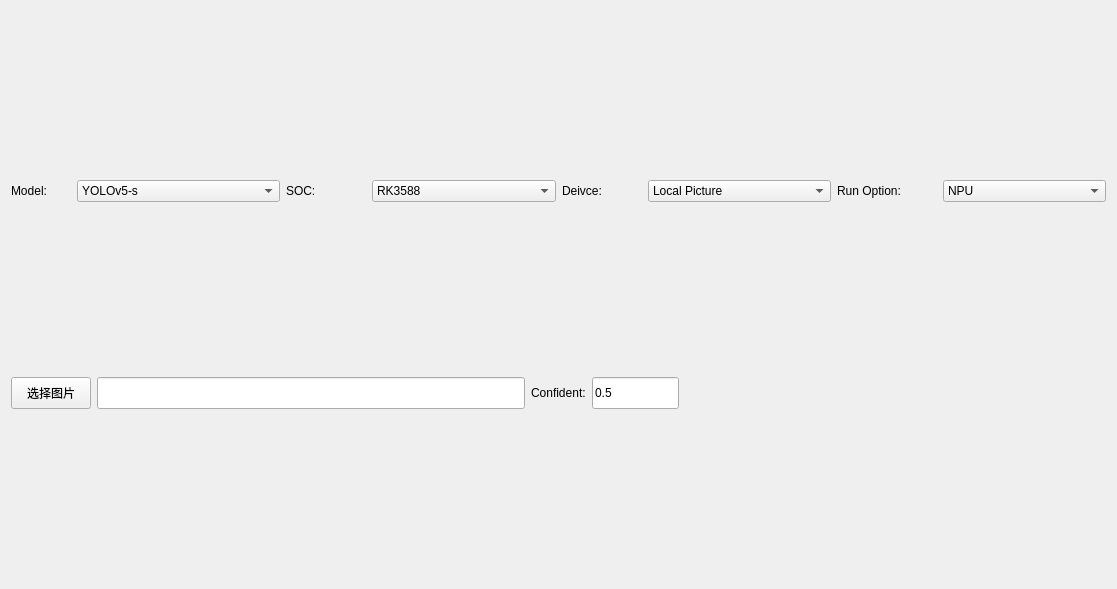
<?xml version="1.0" encoding="UTF-8"?>
<ui version="4.0">
 <class>FaceDetection</class>
 <widget class="QWidget" name="FaceDetection">
  <property name="geometry">
   <rect>
    <x>0</x>
    <y>0</y>
    <width>1117</width>
    <height>589</height>
   </rect>
  </property>
  <property name="windowTitle">
   <string>Form</string>
  </property>
  <layout class="QGridLayout" name="gridLayout">
   <item row="0" column="0">
    <layout class="QHBoxLayout" name="horizontalLayout_6">
     <item>
      <layout class="QHBoxLayout" name="horizontalLayout">
       <item>
        <widget class="QLabel" name="label">
         <property name="maximumSize">
          <size>
           <width>60</width>
           <height>16777215</height>
          </size>
         </property>
         <property name="text">
          <string>Model:</string>
         </property>
        </widget>
       </item>
       <item>
        <widget class="QComboBox" name="comboBoxModel">
         <item>
          <property name="text">
           <string>YOLOv5-s</string>
          </property>
         </item>
         <item>
          <property name="text">
           <string>YOLOv7-tiny</string>
          </property>
         </item>
         <item>
          <property name="text">
           <string>YOLOX-s</string>
          </property>
         </item>
        </widget>
       </item>
      </layout>
     </item>
     <item>
      <layout class="QHBoxLayout" name="horizontalLayout_4">
       <item>
        <widget class="QLabel" name="label_4">
         <property name="maximumSize">
          <size>
           <width>80</width>
           <height>16777215</height>
          </size>
         </property>
         <property name="text">
          <string>SOC:</string>
         </property>
        </widget>
       </item>
       <item>
        <widget class="QComboBox" name="comboBoxDevice_2">
         <item>
          <property name="text">
           <string>RK3588</string>
          </property>
         </item>
         <item>
          <property name="text">
           <string>RK3568</string>
          </property>
         </item>
        </widget>
       </item>
      </layout>
     </item>
     <item>
      <layout class="QHBoxLayout" name="horizontalLayout_2">
       <item>
        <widget class="QLabel" name="label_2">
         <property name="maximumSize">
          <size>
           <width>80</width>
           <height>16777215</height>
          </size>
         </property>
         <property name="text">
          <string>Deivce:</string>
         </property>
        </widget>
       </item>
       <item>
        <widget class="QComboBox" name="comboBoxDevice">
         <item>
          <property name="text">
           <string>Local Picture</string>
          </property>
         </item>
         <item>
          <property name="text">
           <string>Camera</string>
          </property>
         </item>
        </widget>
       </item>
      </layout>
     </item>
     <item>
      <layout class="QHBoxLayout" name="horizontalLayout_3">
       <item>
        <widget class="QLabel" name="label_3">
         <property name="maximumSize">
          <size>
           <width>100</width>
           <height>16777215</height>
          </size>
         </property>
         <property name="text">
          <string>Run Option:</string>
         </property>
        </widget>
       </item>
       <item>
        <widget class="QComboBox" name="comboBoxOption">
         <item>
          <property name="text">
           <string>NPU</string>
          </property>
         </item>
         <item>
          <property name="text">
           <string>CPU</string>
          </property>
         </item>
        </widget>
       </item>
      </layout>
     </item>
    </layout>
   </item>
   <item row="1" column="0">
    <layout class="QHBoxLayout" name="horizontalLayout_7">
     <item>
      <widget class="QPushButton" name="pushButtonStart">
       <property name="minimumSize">
        <size>
         <width>0</width>
         <height>32</height>
        </size>
       </property>
       <property name="maximumSize">
        <size>
         <width>120</width>
         <height>16777215</height>
        </size>
       </property>
       <property name="text">
        <string>选择图片</string>
       </property>
      </widget>
     </item>
     <item>
      <widget class="QLineEdit" name="lineEditInput">
       <property name="minimumSize">
        <size>
         <width>0</width>
         <height>32</height>
        </size>
       </property>
       <property name="readOnly">
        <bool>true</bool>
       </property>
      </widget>
     </item>
     <item>
      <widget class="QLabel" name="label_7">
       <property name="text">
        <string>Confident:</string>
       </property>
      </widget>
     </item>
     <item>
      <widget class="QLineEdit" name="lineEditInputConf">
       <property name="minimumSize">
        <size>
         <width>0</width>
         <height>32</height>
        </size>
       </property>
       <property name="maximumSize">
        <size>
         <width>87</width>
         <height>16777215</height>
        </size>
       </property>
       <property name="text">
        <string>0.5</string>
       </property>
       <property name="readOnly">
        <bool>false</bool>
       </property>
      </widget>
     </item>
     <item>
      <spacer name="horizontalSpacer">
       <property name="orientation">
        <enum>Qt::Horizontal</enum>
       </property>
       <property name="sizeHint" stdset="0">
        <size>
         <width>40</width>
         <height>20</height>
        </size>
       </property>
      </spacer>
     </item>
    </layout>
   </item>
  </layout>
 </widget>
 <resources/>
 <connections/>
</ui>
